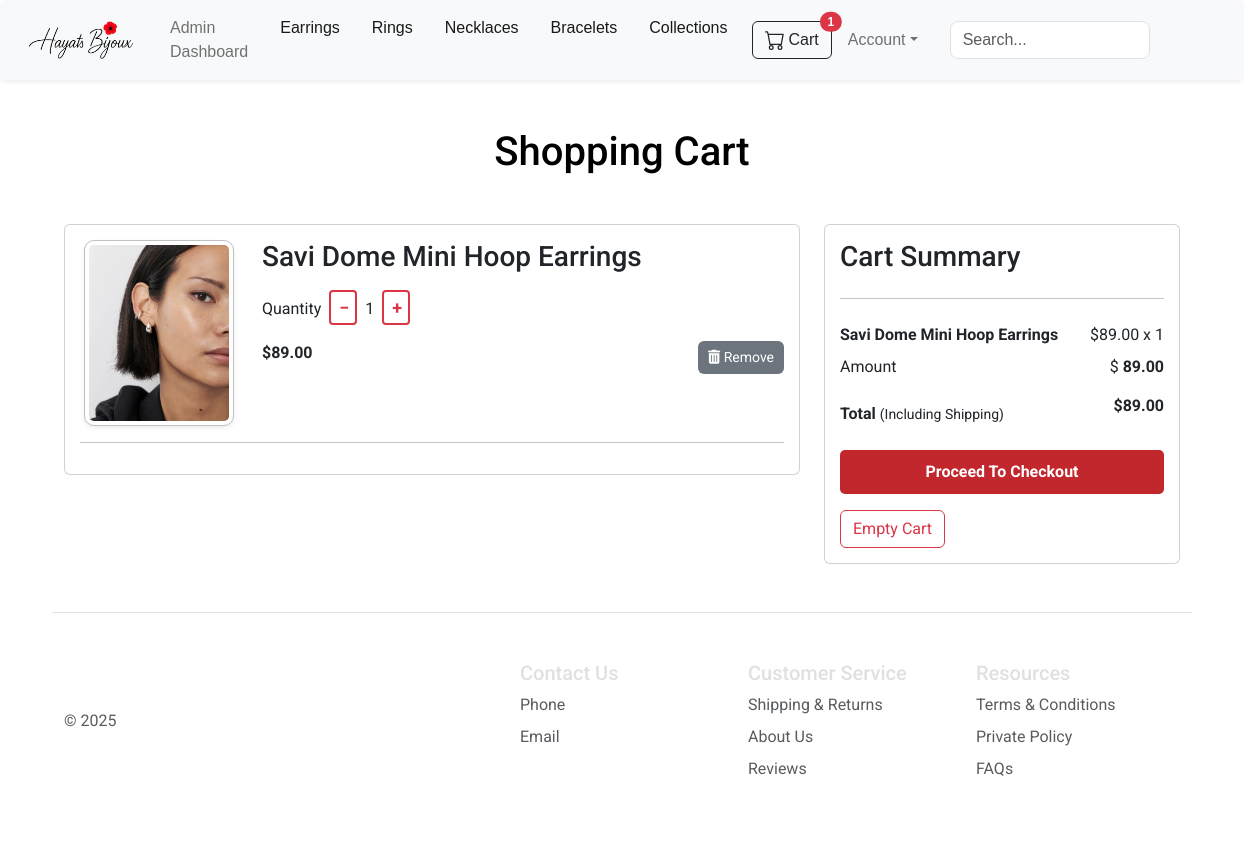
Page /cart (signed in) on the committed database.
### website/models.py (models this page shows, shortened)
class TimestampMixin(object):
    created_at = db.Column(db.DateTime(timezone=True), server_default=func.now())
    updated_at = db.Column(db.DateTime(timezone=True), server_default=func.now(), onupdate=func.now())

class Cart(db.Model, TimestampMixin):
    id = db.Column(db.Integer, primary_key=True)
    quantity = db.Column(db.Integer, nullable=False)
    total = db.Column(db.Float, nullable=False)
    size = db.Column(db.String(5), nullable=True)
    customer_id = db.Column(db.Integer, db.ForeignKey('customer.id'), nullable=False)
    product_id = db.Column(db.Integer, db.ForeignKey('product.id'), nullable=False)

class Product(db.Model, TimestampMixin):
    id = db.Column(db.Integer, primary_key=True)
    product_name = db.Column(db.String(150), nullable=False)
    price = db.Column(db.Float, nullable=False)
    sale_price = db.Column(db.Float, nullable=False)
    description = db.Column(db.String(1000), nullable=False)
    category = db.Column(db.String(150), nullable=False)
    product_picture = db.Column(db.String(255))
    quantity = db.Column(db.Integer, nullable=False)
    images = db.relationship('ProductImage', back_populates='product', cascade="all, delete-orphan")
    carts = db.relationship('Cart', backref='product', lazy=True)
    order_items = db.relationship('OrderItem', back_populates='product', lazy=True)
    wishlists = db.relationship('Wishlist', backref='product', lazy=True)
    reviews = db.relationship('Review', backref='product', lazy=True)

### website/cart_routes.py (the view)
@cart_routes.route('/cart')
@login_required
def show_cart():
    cart = Cart.query.filter_by(customer_id=current_user.id).all()
    amount = calculate_cart_total(cart)
    return render_template('cart.html', cart=cart, amount=amount, total=amount)

### website/forms.py
class SearchForm(FlaskForm):
    query = StringField('Search', validators=[DataRequired()])
    submit = SubmitField('Search')  # Submit button

### website/cart_routes.py (called while the page is built)
def calculate_cart_total(cart_items):
    return sum(item.product.price * item.quantity for item in cart_items)

### website/templates/cart.html (shortened to what this page needs)
{% extends "base.html" %}
{% block body %}
<div class="container my-5">
    <div class="row">
        {% if cart %}
        <h1 class="text-center mb-5" style="color: Black;">Shopping Cart</h1>
        <div class="col-sm-8">
            <div class="card">
                <div class="card-body">
                    {% for item in cart %}
                    <div class="row">
                        <div class="col-sm-3 text-center align-self-center">
                            <img src="{{ url_for('static', filename='uploads/' + item.product.product_picture) }}"alt="" class="img-fluid img-thumbnail shadow-sm" height="150px" width="150px">
                        </div>
                        <div class="col-sm-9">
                            <div>
                                <h3>{{ item.product.product_name }}</h3>
                                <div class="my-3">
                                    <label for="quantity">Quantity</label>
                                    <button class="minus-cart cart-btn cart-icon" data-cart-id="{{ item.id }}">−</button>
                                    <span id="quantity">{{ item.quantity }}</span>
                                    <button class="plus-cart cart-btn cart-icon" data-cart-id="{{ item.id }}">+</button>
                                </div>
                                <div class="d-flex justify-content-between">
                                    <p class="mb-0"><span><strong>${{ "%.2f"|format(item.product.price) }}</strong></span></p>
                                    <button class="remove-cart" data-cart-id="{{ item.id }}"><i class="fas fa-trash-alt"></i> Remove</button>
                                </div>
                            </div>
                        </div>
                    </div>
                    <hr>
                    {% endfor %}
                </div>
            </div>
        </div>
        <div class="col-sm-4">
            <div class="card">
                <div class="card-body">
                    <h3>Cart Summary</h3>
                    <hr color="black">
                    <ul class="list-group">
                        {% for item in cart %}
                        <li class="list-group-item d-flex justify-content-between align-items-center border-0 px-0 pb-0">
                            <strong>{{ item.product.product_name }}
                                </strong>
                            <span id="amount">${{ "%.2f"|format(item.product.price) }} x <span id="quantity{{item.id}}">{{ item.quantity }}</span></span>
                        </li>
                        {% endfor %}
                        <li class="list-group-item d-flex justify-content-between align-items-center border-0 px-0 pb-0">
                            Amount
                            <span>$ <span id="amount_tt"><strong>{{ "%.2f"|format(amount) }}</strong></span></span>
                        </li>
                        <li class="list-group-item d-flex justify-content-between align-items-center border-0 px-0 mb-3">
                            <div style="margin-top: 15px;">
                                <strong>Total</strong> <small>(Including Shipping)</small>
                            </div>
                            <span><strong>$</strong><span id="totalamount"><strong>{{ "%.2f"|format(total) }}</strong></span></span>
                        </li>
                    </ul>
                    <div class="d-grid gap-2">
                        <a href="/checkout" class="btn btn-primary mb-2">Proceed To Checkout</a>
                        <form action="/empty-cart" method="POST">
                            <button type="submit" class="btn btn-outline-danger">Empty Cart</button>
                        </form>
                    </div>
                </div>
            </div>
        </div>
        {% else %}
        <h1 class="text-center">Your Cart is Empty</h1>
        {% endif %}
    </div>
</div>
{% endblock %}

### website/static/css/mystyles.css (style rules this page uses)
body { background-color: #1a1a1a; font-family: 'Roboto', sans-serif; color: #e0e0e0; margin: 0; padding: 0; }
.card-body { padding: 15px; display: flex; flex-direction: column; justify-content: space-between; }
.btn-primary { background-color: #C1272D; color: #FFFFFF; border: none; padding: 10px 20px; border-radius: 5px; transition: background-color 0.3s ease; font-weight: bold; }
form .form-control { width: 200px; border-radius: 0.5rem; transition: border 0.3s ease; }
.cart-btn { background-color: transparent; color: #dc3545; border: 2px solid #dc3545; padding: 2px 8px; border-radius: 4px; font-size: 18px; cursor: pointer; transition: 0.2s; margin: 0 4px; }
.cart-icon { font-weight: bold; font-size: 18px; display: inline-block; width: 28px; text-align: center; }
.remove-cart { background-color: #6c757d; color: white; border: none; padding: 6px 10px; border-radius: 6px; font-size: 14px; cursor: pointer; transition: background-color 0.2s ease; }
.img-thumbnail { border-radius: 10px; object-fit: cover; }
.img-thumbnail { border-radius: 10px; border: 1px solid silver; }

### rows in the picture
Cart: product_picture (picture), product.product_name "Savi Dome Mini Hoop Earrings", quantity "1"
Product: product.price "89.00"

### other values in the picture
{{ cart | length }} "1"
{{ "%.2f"|format(amount) }} "89.00"
{{ "%.2f"|format(total) }} "89.00"
